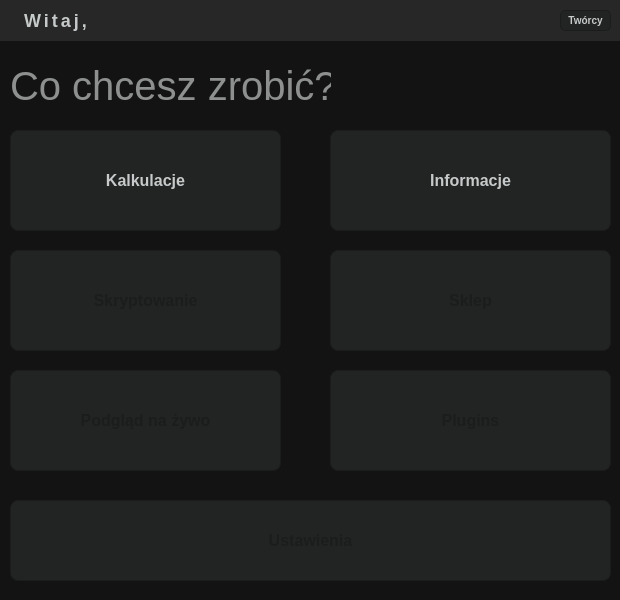
<?xml version="1.0" encoding="UTF-8"?>
<ui version="4.0">
 <class>Form</class>
 <widget class="QWidget" name="Form">
  <property name="geometry">
   <rect>
    <x>0</x>
    <y>0</y>
    <width>620</width>
    <height>600</height>
   </rect>
  </property>
  <property name="windowTitle">
   <string>IO Kamera</string>
  </property>
  <property name="styleSheet">
   <string notr="true">background-color: rgb(19, 19, 19);</string>
  </property>
  <widget class="QLabel" name="label">
   <property name="geometry">
    <rect>
     <x>0</x>
     <y>0</y>
     <width>621</width>
     <height>41</height>
    </rect>
   </property>
   <property name="autoFillBackground">
    <bool>false</bool>
   </property>
   <property name="styleSheet">
    <string notr="true">background-color: rgb(38, 39, 38);
border-bottom: 1px qlineargradient(spread:pad, x1:0, y1:0, x2:1, y2:0, stop:0 rgba(0, 0, 0, 255), stop:1 rgba(255, 255, 255, 255));
color: rgb(198, 202, 202);
font-weight: 600;
font-size: 18px;
letter-spacing: 3px;</string>
   </property>
   <property name="text">
    <string>   Witaj,</string>
   </property>
  </widget>
  <widget class="QPushButton" name="settings">
   <property name="geometry">
    <rect>
     <x>10</x>
     <y>500</y>
     <width>601</width>
     <height>81</height>
    </rect>
   </property>
   <property name="styleSheet">
    <string notr="true">background-color: rgb(34, 35, 35);
color: rgb(27, 28, 28);
font-weight: 600;
font-size: 16px;
border: 1px solid rgb(27, 28, 28);
border-radius: 8px;
</string>
   </property>
   <property name="text">
    <string>Ustawienia</string>
   </property>
  </widget>
  <widget class="QPushButton" name="tworcy">
   <property name="geometry">
    <rect>
     <x>560</x>
     <y>10</y>
     <width>51</width>
     <height>21</height>
    </rect>
   </property>
   <property name="styleSheet">
    <string notr="true">background-color: rgb(34, 35, 35);
color: rgb(198, 202, 202);
font-size: 10px;
font-weight: 600;
border: 1px solid rgb(27, 28, 28);
border-radius: 5px;
</string>
   </property>
   <property name="text">
    <string>Twórcy</string>
   </property>
  </widget>
  <widget class="QLabel" name="label_2">
   <property name="geometry">
    <rect>
     <x>10</x>
     <y>60</y>
     <width>321</width>
     <height>51</height>
    </rect>
   </property>
   <property name="styleSheet">
    <string notr="true">color: rgb(142, 144, 144);
font-size: 40px;</string>
   </property>
   <property name="text">
    <string>Co chcesz zrobić?</string>
   </property>
  </widget>
  <widget class="QPushButton" name="podglad">
   <property name="geometry">
    <rect>
     <x>10</x>
     <y>370</y>
     <width>271</width>
     <height>101</height>
    </rect>
   </property>
   <property name="styleSheet">
    <string notr="true">background-color: rgb(34, 35, 35);
color: rgb(27, 28, 28);
font-weight: 600;
font-size: 16px;
border: 1px solid rgb(27, 28, 28);
border-radius: 8px;
</string>
   </property>
   <property name="text">
    <string>Podgląd na żywo</string>
   </property>
  </widget>
  <widget class="QPushButton" name="skrypt">
   <property name="geometry">
    <rect>
     <x>10</x>
     <y>250</y>
     <width>271</width>
     <height>101</height>
    </rect>
   </property>
   <property name="styleSheet">
    <string notr="true">background-color: rgb(34, 35, 35);
color: rgb(27, 28, 28);
font-weight: 600;
font-size: 16px;
border: 1px solid rgb(27, 28, 28);
border-radius: 8px;
</string>
   </property>
   <property name="text">
    <string>Skryptowanie</string>
   </property>
  </widget>
  <widget class="QPushButton" name="calc">
   <property name="geometry">
    <rect>
     <x>10</x>
     <y>130</y>
     <width>271</width>
     <height>101</height>
    </rect>
   </property>
   <property name="styleSheet">
    <string notr="true">background-color: rgb(34, 35, 35);
color: rgb(198, 202, 202);
font-weight: 600;
font-size: 16px;
border: 1px solid rgb(27, 28, 28);
border-radius: 8px;
</string>
   </property>
   <property name="text">
    <string>Kalkulacje</string>
   </property>
  </widget>
  <widget class="QPushButton" name="info">
   <property name="geometry">
    <rect>
     <x>330</x>
     <y>130</y>
     <width>281</width>
     <height>101</height>
    </rect>
   </property>
   <property name="styleSheet">
    <string notr="true">background-color: rgb(34, 35, 35);
color: rgb(198, 202, 202);
font-weight: 600;
font-size: 16px;
border: 1px solid rgb(27, 28, 28);
border-radius: 8px;

</string>
   </property>
   <property name="text">
    <string>Informacje</string>
   </property>
  </widget>
  <widget class="QPushButton" name="shop">
   <property name="geometry">
    <rect>
     <x>330</x>
     <y>250</y>
     <width>281</width>
     <height>101</height>
    </rect>
   </property>
   <property name="styleSheet">
    <string notr="true">background-color: rgb(34, 35, 35);
color: rgb(27, 28, 28);
font-weight: 600;
font-size: 16px;
border: 1px solid rgb(27, 28, 28);
border-radius: 8px;
</string>
   </property>
   <property name="text">
    <string>Sklep</string>
   </property>
  </widget>
  <widget class="QPushButton" name="plugins">
   <property name="geometry">
    <rect>
     <x>330</x>
     <y>370</y>
     <width>281</width>
     <height>101</height>
    </rect>
   </property>
   <property name="styleSheet">
    <string notr="true">background-color: rgb(34, 35, 35);
color: rgb(27, 28, 28);
font-weight: 600;
font-size: 16px;
border: 1px solid rgb(27, 28, 28);
border-radius: 8px;


</string>
   </property>
   <property name="text">
    <string>Plugins</string>
   </property>
  </widget>
 </widget>
 <resources/>
 <connections/>
</ui>
